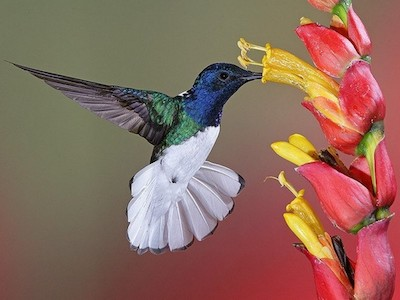
#> input picture Кластеризация изображений/bird.jpg, 400 x 300 px
$ jupyter execute --allow-errors 'кластеризация_изображений.ipynb'   (shell and % lines are left out)
#> lines starting #> are read from the running program, lines starting #| are printed output that depends on the picture
# Некоторые виды задач кластеризации для изображений

[cell 1]
import pandas as pd
import numpy as np
from matplotlib import pyplot as plt
import seaborn as sns
import warnings
from sklearn.cluster import KMeans


warnings.filterwarnings('ignore')

## Рассморим датасет рукописных цирф MNIST

[cell 2]
from sklearn import datasets

# загружаем датасет
X, y = datasets.load_digits(return_X_y=True)
print("Экземпляров: {}\nРазмер изображения: {}x{}".format(X.shape[0], np.sqrt(X.shape[1]), np.sqrt(X.shape[1])))

Выведем первые 10 экземпляров данных

[cell 3]
count = 10
testX = X[:count]
print(testX[0])
testX[0,:].reshape([8,8])
f, axes = plt.subplots(1, count, sharey=True, figsize=(40,6))
for i in range(count):
    axes[i].imshow(testX[i,:].reshape([8,8]), cmap='gray')
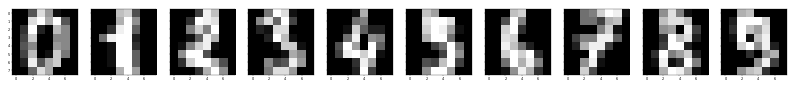
#> figure drawn by matplotlib, 10 panels

Натренируем KMeans на наборе X для 10 кластеров

[cell 4]
from sklearn.cluster import KMeans

clusters_mnist = KMeans(n_clusters=10).fit(X)

labels_mnist = clusters_mnist.labels_

Проверим. Выведем 10 точек из какого нибудь кластера и посмотрим, что они соотвествуют одной цифре.

[cell 5]
number = 3 # Номер кластера
count = 10 # Кол-во примеров

# все изображения, у которых метка 4
testX = X[y == number]

f, axes = plt.subplots(1, count, sharey=True, figsize=(40,6))
for i in range(count):
    axes[i].imshow(testX[i,:].reshape([8,8]), cmap='gray')
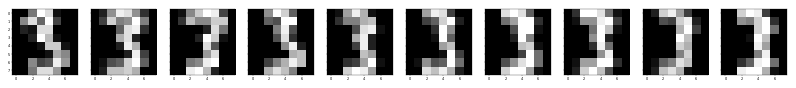
#> figure drawn by matplotlib, 10 panels

Для первых 10 объектов выведем картинку, метку от KMeans и класс у

[cell 6]
count = 10 # Кол-во примеров

f, axes = plt.subplots(1, count, sharey=True, figsize=(40,6))
for i in range(count):
    print(labels_mnist[i], ':', y[i], end = ';    ')
    axes[i].imshow(X[i,:].reshape([8,8]), cmap='gray')

Не всегда результат кластеризации соответсвует истине

### Задание

Проанализируйте качество кластеризации с помощью внутренних и внешних метрик из библиотеки `skilearn`.

Например, внешние (принимают значения от 0 до 1, чем ближе к 1, тем лучше):

- `adjusted_mutual_info_score` (AMI - Скорректированная взаимная информация),

- `normalized_mutual_info_score` (NMI - Нормализованная взаимная информация),

- `homogeneity_completeness_v_measure` (одновременно вычисляет однородность, полноту, V-меру);

внутренние:

- `silhouette_score` (более высокий показатель Коэффициента Силуэта относится к модели с более четко определенными кластерами)

- `alinski_harabaz_score`(более высокий показатель Калински-Харабаша относится к модели с более четко определенными кластерами)

- `davies_bouldin_score`(более низкий индекс Дэвиса-Булдина относится к модели с лучшим разделением между кластерами)

[cell 7]
#внешние метрики
from sklearn.metrics import adjusted_mutual_info_score
from sklearn.metrics import normalized_mutual_info_score
from sklearn.metrics import homogeneity_completeness_v_measure

print("AMI = ", adjusted_mutual_info_score(y, labels_mnist)) #первый параметр - истинные классы, 2 - предсказанные
print("NMI = ", normalized_mutual_info_score(y, labels_mnist))
print("homogeneity_completeness_v_measure = ", homogeneity_completeness_v_measure(y, labels_mnist))
# 1 элемент - однородность, 2 - полнота, 3 - V-мера

[cell 8]
#внутренние метрики
from sklearn.metrics import silhouette_score
from sklearn.metrics import calinski_harabasz_score
from sklearn.metrics import davies_bouldin_score

print("silhouette_score = ", silhouette_score(X, labels_mnist))
print("calinski_harabasz_score = ", calinski_harabasz_score(X, labels_mnist))
print("davies_bouldin_score = ", davies_bouldin_score(X, labels_mnist))

## Центры кластеров фотографий

Можно найти центры кластеров по фотографиям людей....

[cell 9]
# загрузим датасет с фотографиями знаменитостей
from sklearn import datasets
#> (the rest of this cell did not finish here and is left out)

#> (a cell that did not finish here is left out)

Посмотрим на содержимое набора данных

[cell 11]
fig = plt.figure(figsize=(8, 6))

#> (the rest of this cell did not finish here and is left out)

#> (a cell that did not finish here is left out)

### Задание

Натренируйте kMeans и нарисуйте центры кластеров как картинки выше.

#> (a cell that did not finish here is left out)

[cell 14]
fig = plt.figure(figsize=(8, 6))

#> (the rest of this cell did not finish here and is left out)

## Птичка

С помощью алгоритмов кластеризации можно уменьшить число цветов в изображении. В данном случае будут кластеризоваться похожие пиксели. Такой подход позволяет перейти к суперпиксельному представлению изображений, которое является более компактным и используется в задачах компьютерного зрения.

Загрузим картинку bird.jpg с помощью scikit-image и выведем ее с помощью matplotlib.

[cell 15]
from skimage.io import imread
from matplotlib import pyplot as plt
import numpy as np

img = imread("bird.jpg")
#> img is the input picture: shape (300, 400, 3); mean R, G, B 141.5, 106.3, 93.7
plt.figure(figsize=(10,15))
plt.axis('off')
plt.imshow(img)

[cell 16]
img

Если вы посмотрите на содержимое numpy-массива `img`, в котором хранится изображение, то увидите, что там будут числа от 0 до 255. Нам лучше перейти к числам от 0 до 1.

Преобразуем нашу матрицу.

[cell 17]
from skimage import img_as_float
img_float = img_as_float(img)
plt.imshow(img_float)

[cell 18]
img_float

Мы получили матрицу размера (300, 400, 3). Нам это не подходит. Чтобы запустить kMeans нам нужно иметь много-много объектов и 3 признака - значение яркости пикселя в каналах Red, Green и Blue.

Преобразуем матрицу так, чтобы получилась матрица размера (120000, 3).

[cell 19]
points = np.reshape(img_float, (120000, 3))
points

Хотим преобразовать картинку так, чтобы оба состояла из точек 8 цветов. Для этого обучим KMeans для 8 кластеров.

[cell 20]
from sklearn.cluster import KMeans

kmeans = KMeans(n_clusters=8).fit(points)

[cell 21]
centers = kmeans.cluster_centers_
#> centers = [[0.462, 0.452, 0.368], [0.869, 0.383, 0.423], [0.696, 0.221, 0.229], [0.165, 0.162, 0.193], [0.468, 0.269, 0.252], [0.868, 0.728, 0.323], [0.601, 0.435, 0.4], [0.782, 0.766, 0.837]]
